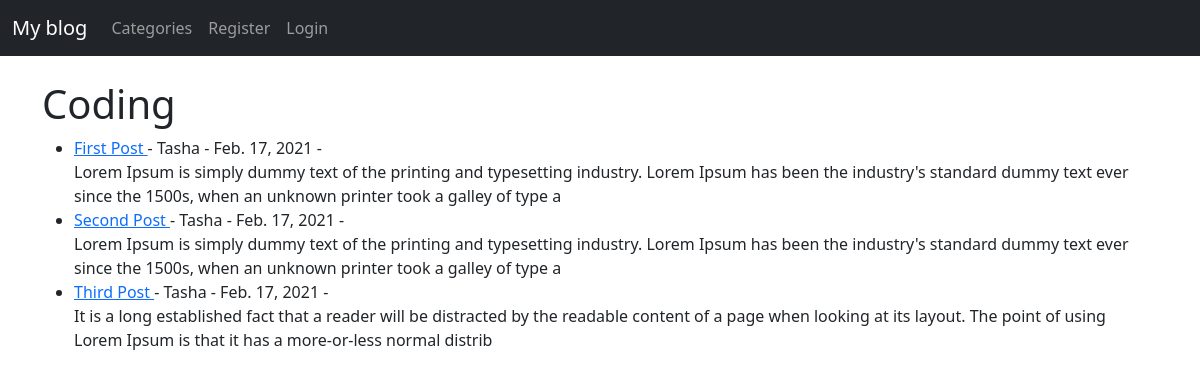
Screenshot of /category/coding with the database file from the repository.
### myblog/models.py (models this page shows, shortened)
class Post(models.Model):
    title = models.CharField(max_length=255)
    title_tag = models.CharField(max_length=255, default='My Blog')
    header_image = models.ImageField(null=True, blank=True, upload_to='images/')
    author = models.ForeignKey(User, on_delete=models.CASCADE)
    body = RichTextField(blank=True, null=True)
    snippet = models.CharField(max_length=255)
    post_date = models.DateField(auto_now_add=True)
    category = models.CharField(max_length=255, default='coding')
    likes = models.ManyToManyField(User, related_name='blog_posts')

### myblog/views.py (the view)
# urls.py: path('category/<str:cats>', CategoryView, name='categories'),
def CategoryView(request, cats):
    category_posts = Post.objects.filter(category=cats.replace('-', ' '))
    return render(request, 'categories.html', {'cats': cats.title().replace('-', ' '), 'category_posts': category_posts})

### myblog/templates/categories.html (shortened to what this page needs)
{% extends 'base.html' %}
{% block content %}
{% if category_posts %}
<h1>{{ cats }}</h1>
    <ul>
        {% for post in category_posts %}
            <li>
                <a href="{% url 'article_details' post.pk %}"> {{ post.title }} </a>
                 - {{ post.author }} - {{ post.post_date }} -
                <br/>
                {{ post.body|slice:'200'|safe}}
            </li>
        {% endfor %}
    </ul>
{% else %}
    <h2>Sorry this page does not exist..... </h2>
{% endif %}
{% endblock %}

### rows the page displays
Post: title "First Post", author "Tasha", post_date "Feb. 17, 2021", body "Lorem Ipsum is simply dummy text of the printing and typesetting industry. Lorem Ipsum has been the industry's standard dummy text ever since the 1500s, when an unknown printer took a galley of type a"
Post: title "Second Post", author "Tasha", post_date "Feb. 17, 2021", body "Lorem Ipsum is simply dummy text of the printing and typesetting industry. Lorem Ipsum has been the industry's standard dummy text ever since the 1500s, when an unknown printer took a galley of type a"
Post: title "Third Post", author "Tasha", post_date "Feb. 17, 2021", body "It is a long established fact that a reader will be distracted by the readable content of a page when looking at its layout. The point of using Lorem Ipsum is that it has a more-or-less normal distrib"

### other values shown
{{ cats }} "Coding"
